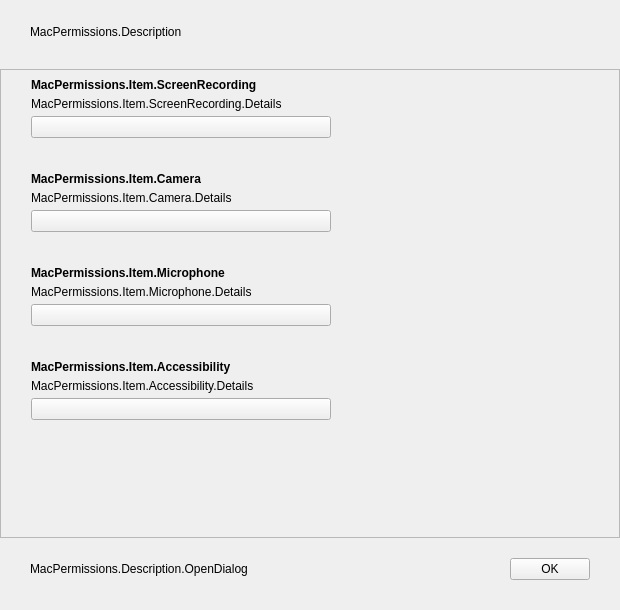
<?xml version="1.0" encoding="UTF-8"?>
<ui version="4.0">
 <class>OBSPermissions</class>
 <widget class="QWidget" name="OBSPermissions">
  <property name="geometry">
   <rect>
    <x>0</x>
    <y>0</y>
    <width>620</width>
    <height>610</height>
   </rect>
  </property>
  <property name="sizePolicy">
   <sizepolicy hsizetype="Minimum" vsizetype="Minimum">
    <horstretch>0</horstretch>
    <verstretch>0</verstretch>
   </sizepolicy>
  </property>
  <property name="minimumSize">
   <size>
    <width>0</width>
    <height>0</height>
   </size>
  </property>
  <property name="maximumSize">
   <size>
    <width>16777215</width>
    <height>16777215</height>
   </size>
  </property>
  <property name="windowTitle">
   <string>MacPermissions.Title</string>
  </property>
  <property name="styleSheet">
   <string notr="true"/>
  </property>
  <layout class="QVBoxLayout" name="verticalLayout_2" stretch="0,0,0">
   <property name="spacing">
    <number>0</number>
   </property>
   <property name="leftMargin">
    <number>0</number>
   </property>
   <property name="topMargin">
    <number>25</number>
   </property>
   <property name="rightMargin">
    <number>0</number>
   </property>
   <property name="bottomMargin">
    <number>0</number>
   </property>
   <item>
    <layout class="QVBoxLayout" name="verticalLayout_4">
     <property name="leftMargin">
      <number>30</number>
     </property>
     <property name="topMargin">
      <number>0</number>
     </property>
     <property name="rightMargin">
      <number>30</number>
     </property>
     <property name="bottomMargin">
      <number>30</number>
     </property>
     <item>
      <widget class="QLabel" name="label_desc">
       <property name="text">
        <string>MacPermissions.Description</string>
       </property>
       <property name="wordWrap">
        <bool>true</bool>
       </property>
      </widget>
     </item>
    </layout>
   </item>
   <item>
    <widget class="QScrollArea" name="scrollArea_permission">
     <property name="horizontalScrollBarPolicy">
      <enum>Qt::ScrollBarAlwaysOff</enum>
     </property>
     <property name="sizeAdjustPolicy">
      <enum>QAbstractScrollArea::AdjustToContentsOnFirstShow</enum>
     </property>
     <property name="widgetResizable">
      <bool>true</bool>
     </property>
     <widget class="QWidget" name="scrollAreaWidgetContents_permission">
      <property name="geometry">
       <rect>
        <x>0</x>
        <y>0</y>
        <width>618</width>
        <height>444</height>
       </rect>
      </property>
      <property name="sizePolicy">
       <sizepolicy hsizetype="Preferred" vsizetype="Expanding">
        <horstretch>0</horstretch>
        <verstretch>0</verstretch>
       </sizepolicy>
      </property>
      <layout class="QVBoxLayout" name="verticalLayout_3" stretch="0,0,0,0,0">
       <property name="spacing">
        <number>26</number>
       </property>
       <property name="leftMargin">
        <number>30</number>
       </property>
       <property name="topMargin">
        <number>0</number>
       </property>
       <property name="rightMargin">
        <number>0</number>
       </property>
       <property name="bottomMargin">
        <number>0</number>
       </property>
       <item>
        <layout class="QVBoxLayout" name="verticalLayout_5">
         <property name="spacing">
          <number>5</number>
         </property>
         <property name="topMargin">
          <number>8</number>
         </property>
         <property name="rightMargin">
          <number>30</number>
         </property>
         <property name="bottomMargin">
          <number>0</number>
         </property>
         <item>
          <widget class="QLabel" name="label_title">
           <property name="font">
            <font>
             <bold>true</bold>
            </font>
           </property>
           <property name="text">
            <string>MacPermissions.Item.ScreenRecording</string>
           </property>
           <property name="alignment">
            <set>Qt::AlignLeading|Qt::AlignLeft|Qt::AlignVCenter</set>
           </property>
          </widget>
         </item>
         <item>
          <widget class="QLabel" name="label_14">
           <property name="text">
            <string>MacPermissions.Item.ScreenRecording.Details</string>
           </property>
           <property name="wordWrap">
            <bool>true</bool>
           </property>
          </widget>
         </item>
         <item>
          <widget class="QPushButton" name="capturePermissionButton">
           <property name="sizePolicy">
            <sizepolicy hsizetype="Fixed" vsizetype="Fixed">
             <horstretch>0</horstretch>
             <verstretch>0</verstretch>
            </sizepolicy>
           </property>
           <property name="minimumSize">
            <size>
             <width>300</width>
             <height>0</height>
            </size>
           </property>
           <property name="maximumSize">
            <size>
             <width>300</width>
             <height>16777215</height>
            </size>
           </property>
           <property name="baseSize">
            <size>
             <width>300</width>
             <height>0</height>
            </size>
           </property>
          </widget>
         </item>
        </layout>
       </item>
       <item>
        <layout class="QVBoxLayout" name="verticalLayout_6">
         <property name="spacing">
          <number>5</number>
         </property>
         <property name="topMargin">
          <number>8</number>
         </property>
         <property name="rightMargin">
          <number>30</number>
         </property>
         <property name="bottomMargin">
          <number>0</number>
         </property>
         <item>
          <widget class="QLabel" name="label_title_2">
           <property name="font">
            <font>
             <bold>true</bold>
            </font>
           </property>
           <property name="text">
            <string>MacPermissions.Item.Camera</string>
           </property>
           <property name="alignment">
            <set>Qt::AlignLeading|Qt::AlignLeft|Qt::AlignVCenter</set>
           </property>
          </widget>
         </item>
         <item>
          <widget class="QLabel" name="label_15">
           <property name="text">
            <string>MacPermissions.Item.Camera.Details</string>
           </property>
           <property name="wordWrap">
            <bool>true</bool>
           </property>
          </widget>
         </item>
         <item>
          <widget class="QPushButton" name="videoPermissionButton">
           <property name="sizePolicy">
            <sizepolicy hsizetype="Fixed" vsizetype="Fixed">
             <horstretch>0</horstretch>
             <verstretch>0</verstretch>
            </sizepolicy>
           </property>
           <property name="minimumSize">
            <size>
             <width>300</width>
             <height>0</height>
            </size>
           </property>
           <property name="maximumSize">
            <size>
             <width>300</width>
             <height>16777215</height>
            </size>
           </property>
           <property name="baseSize">
            <size>
             <width>300</width>
             <height>0</height>
            </size>
           </property>
          </widget>
         </item>
        </layout>
       </item>
       <item>
        <layout class="QVBoxLayout" name="verticalLayout_8">
         <property name="spacing">
          <number>5</number>
         </property>
         <property name="topMargin">
          <number>8</number>
         </property>
         <property name="rightMargin">
          <number>30</number>
         </property>
         <property name="bottomMargin">
          <number>0</number>
         </property>
         <item>
          <widget class="QLabel" name="label_title_3">
           <property name="font">
            <font>
             <bold>true</bold>
            </font>
           </property>
           <property name="text">
            <string>MacPermissions.Item.Microphone</string>
           </property>
           <property name="alignment">
            <set>Qt::AlignLeading|Qt::AlignLeft|Qt::AlignVCenter</set>
           </property>
          </widget>
         </item>
         <item>
          <widget class="QLabel" name="label_16">
           <property name="text">
            <string>MacPermissions.Item.Microphone.Details</string>
           </property>
           <property name="wordWrap">
            <bool>true</bool>
           </property>
          </widget>
         </item>
         <item>
          <widget class="QPushButton" name="audioPermissionButton">
           <property name="sizePolicy">
            <sizepolicy hsizetype="Fixed" vsizetype="Fixed">
             <horstretch>0</horstretch>
             <verstretch>0</verstretch>
            </sizepolicy>
           </property>
           <property name="minimumSize">
            <size>
             <width>300</width>
             <height>0</height>
            </size>
           </property>
           <property name="maximumSize">
            <size>
             <width>300</width>
             <height>16777215</height>
            </size>
           </property>
           <property name="baseSize">
            <size>
             <width>300</width>
             <height>0</height>
            </size>
           </property>
          </widget>
         </item>
        </layout>
       </item>
       <item>
        <layout class="QVBoxLayout" name="verticalLayout_9">
         <property name="spacing">
          <number>5</number>
         </property>
         <property name="sizeConstraint">
          <enum>QLayout::SetDefaultConstraint</enum>
         </property>
         <property name="topMargin">
          <number>8</number>
         </property>
         <property name="rightMargin">
          <number>30</number>
         </property>
         <property name="bottomMargin">
          <number>29</number>
         </property>
         <item>
          <widget class="QLabel" name="label_title_4">
           <property name="font">
            <font>
             <bold>true</bold>
            </font>
           </property>
           <property name="text">
            <string>MacPermissions.Item.Accessibility</string>
           </property>
           <property name="alignment">
            <set>Qt::AlignLeading|Qt::AlignLeft|Qt::AlignVCenter</set>
           </property>
          </widget>
         </item>
         <item>
          <widget class="QLabel" name="label_13">
           <property name="text">
            <string>MacPermissions.Item.Accessibility.Details</string>
           </property>
           <property name="wordWrap">
            <bool>true</bool>
           </property>
          </widget>
         </item>
         <item>
          <widget class="QPushButton" name="accessibilityPermissionButton">
           <property name="sizePolicy">
            <sizepolicy hsizetype="Fixed" vsizetype="Fixed">
             <horstretch>0</horstretch>
             <verstretch>0</verstretch>
            </sizepolicy>
           </property>
           <property name="minimumSize">
            <size>
             <width>300</width>
             <height>0</height>
            </size>
           </property>
           <property name="maximumSize">
            <size>
             <width>300</width>
             <height>16777215</height>
            </size>
           </property>
           <property name="baseSize">
            <size>
             <width>300</width>
             <height>0</height>
            </size>
           </property>
          </widget>
         </item>
        </layout>
       </item>
       <item>
        <spacer name="verticalSpacer">
         <property name="orientation">
          <enum>Qt::Vertical</enum>
         </property>
         <property name="sizeHint" stdset="0">
          <size>
           <width>20</width>
           <height>1</height>
          </size>
         </property>
        </spacer>
       </item>
      </layout>
     </widget>
    </widget>
   </item>
   <item>
    <widget class="QWidget" name="bottomWidget" native="true">
     <layout class="QVBoxLayout" name="verticalLayout_10">
      <property name="spacing">
       <number>20</number>
      </property>
      <property name="leftMargin">
       <number>0</number>
      </property>
      <property name="topMargin">
       <number>0</number>
      </property>
      <property name="rightMargin">
       <number>0</number>
      </property>
      <property name="bottomMargin">
       <number>30</number>
      </property>
      <item>
       <widget class="QWidget" name="lineWidget" native="true"/>
      </item>
      <item>
       <layout class="QHBoxLayout" name="horizontalLayout_2" stretch="1,0">
        <property name="spacing">
         <number>6</number>
        </property>
        <property name="leftMargin">
         <number>30</number>
        </property>
        <property name="rightMargin">
         <number>30</number>
        </property>
        <item>
         <widget class="QLabel" name="label">
          <property name="text">
           <string>MacPermissions.Description.OpenDialog</string>
          </property>
          <property name="wordWrap">
           <bool>true</bool>
          </property>
         </widget>
        </item>
        <item>
         <widget class="QPushButton" name="continueButton">
          <property name="text">
           <string>OK</string>
          </property>
         </widget>
        </item>
       </layout>
      </item>
     </layout>
    </widget>
   </item>
  </layout>
 </widget>
 <resources>
  <include location="obs.qrc"/>
 </resources>
 <connections/>
</ui>
